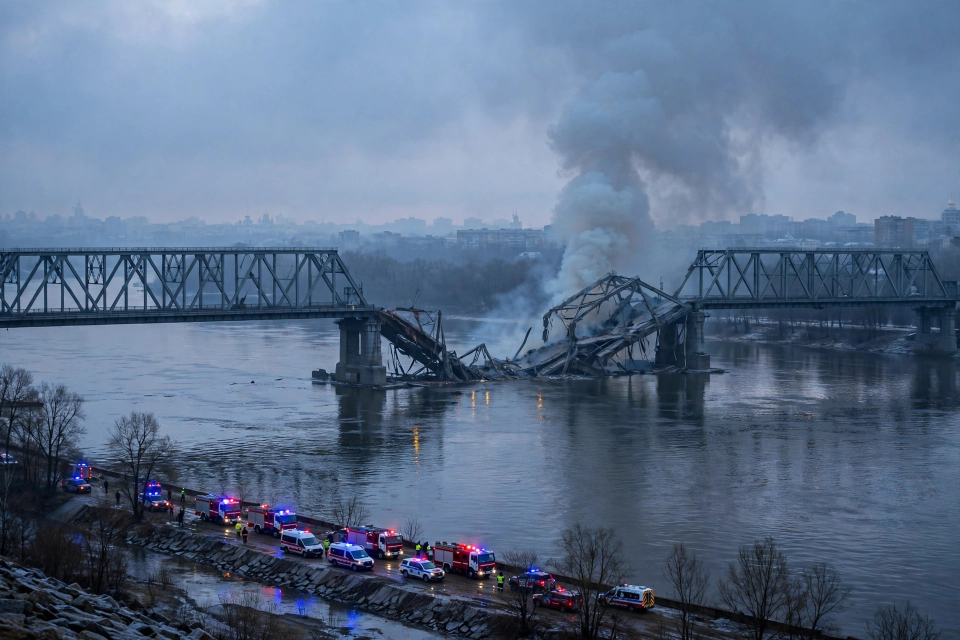
#> input picture assets/media-generation-kyiv-bridge-dawn-0-c077d439-3f75-4356-ac2a-eb8f73d3e64d.jpg, 1920 x 1280 px (shown at 1/2 size)
$ python build_entry.py
#> lines starting #> are read from the running program, lines starting #| are printed output that depends on the picture
#!/usr/bin/env python3
"""Build the complete-edition entry image for make.fun news-image-20261120.

Composites one 1024x1024 PNG summing up the world news of Friday
20 November 2026. Three AI-generated scene photos (no text baked in)
are combined with text drawn entirely by PIL in Liberation Sans.

Deterministic: no randomness, no clock, no network. Running this
script twice produces a byte-identical entry.png.

Usage:  python3 build_entry.py
Output: entry.png  (1024x1024, under 1 MiB)
"""

import os
from PIL import Image, ImageDraw, ImageFont, ImageOps

HERE = os.path.dirname(os.path.abspath(__file__))
ASSETS = os.path.join(HERE, "assets")

W, H = 1024, 1024

# Palette
PAPER = (247, 243, 234)      # warm newsprint
INK = (16, 22, 30)           # near-black
NAVY = (14, 30, 51)          # masthead
RED = (178, 34, 34)          # accent / kicker
RED_DARK = (140, 24, 24)
GREY = (90, 96, 104)
LIGHT_GREY = (220, 216, 206)
WHITE = (255, 255, 255)

FONT_DIR = "/usr/share/fonts/truetype/liberation"


def font(name, size):
    return ImageFont.truetype(os.path.join(FONT_DIR, name), size)


def wrap(draw, text, fnt, max_width):
    """Greedy word wrap returning a list of lines that fit max_width."""
    lines = []
    for paragraph in text.split("\n"):
        words = paragraph.split()
        if not words:
            lines.append("")
            continue
        cur = words[0]
        for word in words[1:]:
            trial = cur + " " + word
            if draw.textlength(trial, font=fnt) <= max_width:
                cur = trial
            else:
                lines.append(cur)
                cur = word
        lines.append(cur)
    return lines


def draw_wrapped(draw, x, y, text, fnt, max_width, fill, leading=None):
    """Draw wrapped text; return the y just below the last line."""
    if leading is None:
        leading = fnt.size + 4
    for line in wrap(draw, text, fnt, max_width):
        draw.text((x, y), line, font=fnt, fill=fill)
        y += leading
    return y


def fit_photo(path, size):
    """Centre-crop a photo to exactly `size` (deterministic)."""
#> called with size = (600, 250)
    img = Image.open(path).convert("RGB")
#> img is the input picture: PIL image 1920x1280 RGB; mean R, G, B 90.3, 109.6, 136.7
    return ImageOps.fit(img, size, method=Image.LANCZOS, centering=(0.5, 0.5))


def build():
    canvas = Image.new("RGB", (W, H), PAPER)
    d = ImageDraw.Draw(canvas)

    # ------------------------------------------------------------------
    # Masthead
    # ------------------------------------------------------------------
    d.rectangle([0, 0, W, 108], fill=NAVY)
    d.text((28, 14), "FRIDAY, IN FULL", font=font("LiberationSans-Bold.ttf", 62), fill=WHITE)
    d.text((28, 82), "THE WORLD IN ONE IMAGE", font=font("LiberationSans-Bold.ttf", 17),
           fill=(196, 205, 216))
    d.text((742, 22), "FRIDAY", font=font("LiberationSans-Bold.ttf", 30), fill=WHITE)
    d.text((742, 56), "20 NOVEMBER 2026", font=font("LiberationSans-Bold.ttf", 21),
           fill=(255, 214, 120))
    d.rectangle([0, 108, W, 114], fill=RED)

    # ------------------------------------------------------------------
    # Ticker strip
    # ------------------------------------------------------------------
    ticker = ("KYIV BRIDGES HIT  •  S&P 500 -3.7%  •  NATO JETS UP  •  "
              "TRUMP ON AIR FORCE ONE: NO IRAN DECISION UNTIL JANUARY")
    d.rectangle([0, 118, W, 146], fill=INK)
    d.text((14, 124), ticker, font=font("LiberationSans-Bold.ttf", 16), fill=(255, 214, 120))

    # ------------------------------------------------------------------
    # Lead story: Russia's biggest strike on Ukraine (Kyiv photo)
    # ------------------------------------------------------------------
    lead_y = 156
    photo = fit_photo(
        os.path.join(ASSETS, "media-generation-kyiv-bridge-dawn-0-c077d439-3f75-4356-ac2a-eb8f73d3e64d.jpg"),
        (600, 250))
    canvas.paste(photo, (24, lead_y))
    d.rectangle([24, lead_y, 624, lead_y + 250], outline=INK, width=2)
    d.text((24, lead_y + 256),
           "A damaged Dnipro bridge in Kyiv at dawn.  Illustration: AI-generated scene.",
           font=font("LiberationSans-Italic.ttf", 13), fill=GREY)

    # Lead text panel, right of the photo
    px, pw = 648, 352
    d.text((px, lead_y), "WAR IN EUROPE", font=font("LiberationSans-Bold.ttf", 18), fill=RED)
    d.line([(px, lead_y + 26), (px + pw, lead_y + 26)], fill=RED, width=2)
    y = draw_wrapped(d, px, lead_y + 36,
                     "RUSSIA'S BIGGEST\nSTRIKE YET",
                     font("LiberationSans-Bold.ttf", 36), pw, INK, leading=38)
#> y = 268
    y = draw_wrapped(d, px, y + 8,
                     "400+ drones and 110+ missiles hit Ukraine overnight. "
                     "Three Kyiv bridges over the Dnipro are damaged; "
                     "8 people are killed.",
                     font("LiberationSans-Regular.ttf", 17), pw, INK, leading=22)
#> y = 342
    y = draw_wrapped(d, px, y + 8,
                     "Two missiles and a drone fall in Poland; NATO jets "
                     "scrambled, no casualties.",
                     font("LiberationSans-Regular.ttf", 17), pw, INK, leading=22)
#> y = 394

    # ------------------------------------------------------------------
    # Second row: two photo cards
    # ------------------------------------------------------------------
    row_y = 448
    card_w, card_h = 488, 196

    # --- Wall Street card (left)
    ws = fit_photo(
        os.path.join(ASSETS, "media-generation-wall-street-selloff-0-244bb497-0b57-4803-ae5e-b6f2c819afd8.jpg"),
        (card_w, card_h))
#> call 2 of fit_photo, with size = (488, 196)
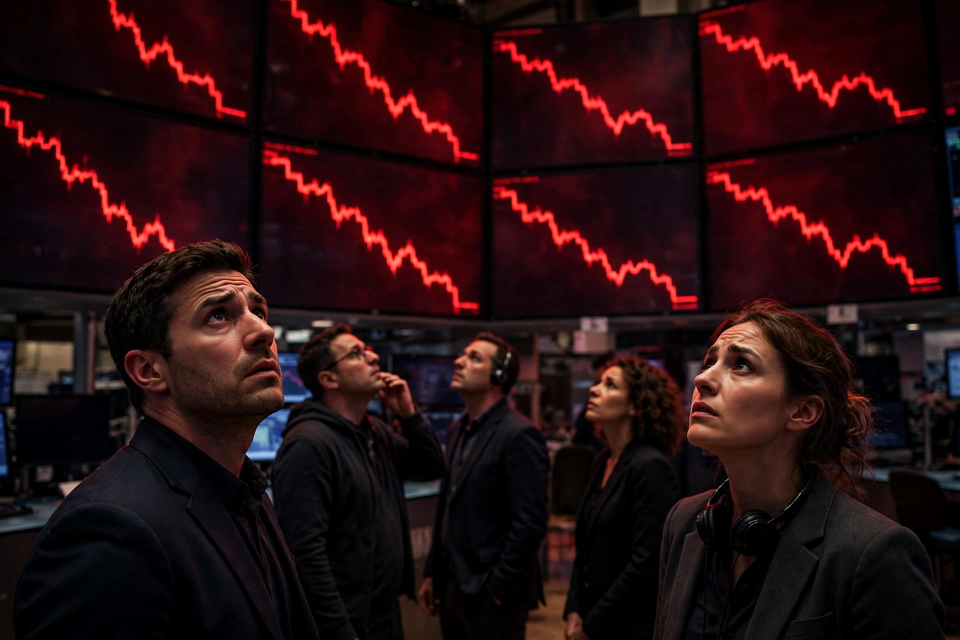
#> input picture assets/media-generation-wall-street-selloff-0-244bb497-0b57-4803-ae5e-b6f2c819afd8.jpg, 1920 x 1280 px (shown at 1/2 size)
#> in fit_photo, img is the input picture: PIL image 1920x1280 RGB; mean R, G, B 38.7, 14.3, 16.2
#> in fit_photo (call 2), `return ImageOps.fit(img, size, method=Image.LANCZOS, centering=(0.5, 0..`:
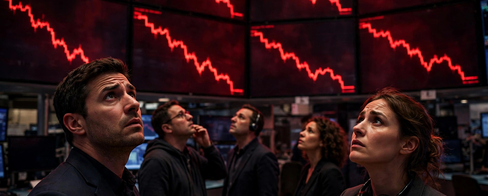
#> returned value: PIL image 488x196 RGB; mean R, G, B 44, 18.3, 20.3
    canvas.paste(ws, (24, row_y))
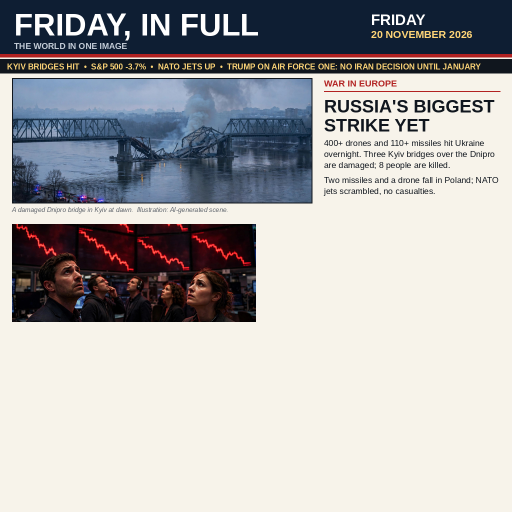
#> canvas: PIL image 1024x1024 RGB (shown at 1/2 size); mean R, G, B 175.2, 173.6, 173.9
    d.rectangle([24, row_y, 24 + card_w, row_y + card_h], outline=INK, width=2)
    y = row_y + card_h + 10
    d.text((24, y), "MARKETS  —  WALL STREET SELLS OFF",
           font=font("LiberationSans-Bold.ttf", 17), fill=RED)
    y = draw_wrapped(d, 24, y + 24,
                     "S&P 500 -3.70% to 6,910.39 — a seventh straight fall, "
                     "into correction. Nasdaq -5.28% wipes out 2026 gains.",
                     font("LiberationSans-Bold.ttf", 18), 472, INK, leading=22)
#> y = 722
    y = draw_wrapped(d, 24, y + 4,
                     "Nvidia -14% to $125.53 after Reuters reports the SEC "
                     "is examining its accounting.",
                     font("LiberationSans-Regular.ttf", 15), 472, INK, leading=19)
#> y = 764

    # --- Cyclone card (right)
    cy = fit_photo(
        os.path.join(ASSETS, "media-generation-cyclone-odisha-coast-0-a4d38340-b9c0-463e-b834-9ede466c3ca1.jpg"),
        (card_w, card_h))
#> call 3 of fit_photo, with size = (488, 196)
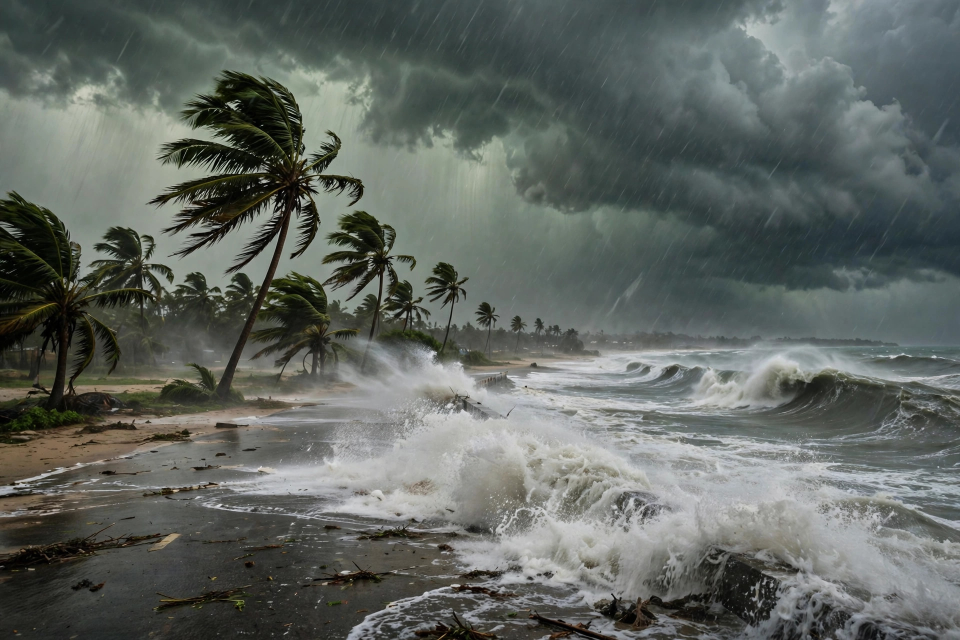
#> input picture assets/media-generation-cyclone-odisha-coast-0-a4d38340-b9c0-463e-b834-9ede466c3ca1.jpg, 1920 x 1280 px (shown at 1/2 size)
#> in fit_photo, img is the input picture: PIL image 1920x1280 RGB; mean R, G, B 96.8, 102.6, 97.7
#> in fit_photo (call 3), `return ImageOps.fit(img, size, method=Image.LANCZOS, centering=(0.5, 0..`:
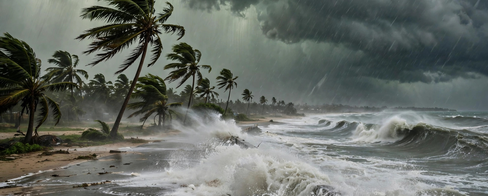
#> returned value: PIL image 488x196 RGB; mean R, G, B 102.4, 107.8, 102
    canvas.paste(cy, (512, row_y))
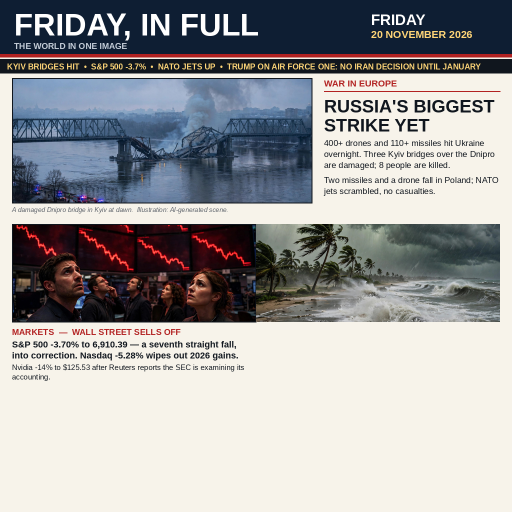
#> canvas: PIL image 1024x1024 RGB (shown at 1/2 size); mean R, G, B 160.5, 159.7, 160.3
    d.rectangle([512, row_y, 512 + card_w, row_y + card_h], outline=INK, width=2)
    y = row_y + card_h + 10
    d.text((512, y), "WEATHER  —  CYCLONE AKVAN LANDFALLS",
           font=font("LiberationSans-Bold.ttf", 17), fill=RED)
    y = draw_wrapped(d, 512, y + 24,
                     "Akvan comes ashore near Gopalpur, Odisha. About "
                     "300,000 evacuated; 69 trains cancelled.",
                     font("LiberationSans-Bold.ttf", 18), 472, INK, leading=22)
#> y = 722
    y = draw_wrapped(d, 512, y + 4,
                     "Red alerts stand along India's east coast as the "
                     "storm pushes inland.",
                     font("LiberationSans-Regular.ttf", 15), 472, INK, leading=19)
#> y = 745

    # ------------------------------------------------------------------
    # "Also today" grid: nine short items, three columns x three rows
    # ------------------------------------------------------------------
    grid_y = 772
    d.rectangle([0, grid_y - 8, W, grid_y + 22], fill=NAVY)
    d.text((24, grid_y - 4), "ALSO TODAY  —  FRIDAY 20 NOVEMBER 2026",
           font=font("LiberationSans-Bold.ttf", 17), fill=WHITE)

    items = [
        ("IRAN", "Trump: no decision until after 1 January. Senate rejects "
         "a war-powers curb 51–48."),
        ("GTA VI (EST.)", "Sensor Tower estimates $2.36bn day one, 24.6m "
         "copies. Take-Two unconfirmed."),
        ("UK–EU SUMMIT", "Deal reached in Brussels, including a youth "
         "mobility scheme."),
        ("SAMSUNG", "New heads named for the memory-chip and mobile "
         "businesses."),
        ("COP31", "Closing day in Antalya ends with no final deal; talks "
         "run over."),
        ("HORMUZ", "Tanker burns in the Strait of Hormuz after hitting "
         "a sea mine."),
        ("HAITI", "Police kill 34 gang members and retake the Martissant "
         "corridor."),
        ("ANTHROPIC", "Shares fall 8.5% to $88.91 on day two of trading, "
         "after a +17% debut."),
        ("AI DATA CENTRES", "Trump threatens to bar US firms from building "
         "AI data centres abroad."),
    ]

    col_w = 304
    col_x = [24, 360, 696]
    row_h = 58
    for i, (kicker, body) in enumerate(items):
        cx = col_x[i % 3]
        cy = grid_y + 32 + (i // 3) * row_h
        d.text((cx, cy), kicker, font=font("LiberationSans-Bold.ttf", 15), fill=RED_DARK)
        draw_wrapped(d, cx, cy + 19, body, font("LiberationSans-Regular.ttf", 14),
                     col_w, INK, leading=17)

    # ------------------------------------------------------------------
    # Optional strip + footer
    # ------------------------------------------------------------------
    strip_y = 984
    d.line([(24, strip_y), (W - 24, strip_y)], fill=LIGHT_GREY, width=1)
    d.text((24, strip_y + 6),
           "ALSO: Mamdani plans to close Rikers by 2032  •  Denmark accuses Russia "
           "over a rapper murder plot  •  Nigeria ends jail for attempted suicide",
           font=font("LiberationSans-Regular.ttf", 14), fill=GREY)
    d.text((24, 1006),
           "All events 20 November 2026. Sources: Reuters, BBC, AP, IMD, The Hindu, "
           "Samsung newsroom, Sensor Tower (estimate). Photos: AI-generated scenes.",
           font=font("LiberationSans-Regular.ttf", 12), fill=GREY)

    out = os.path.join(HERE, "entry.png")
    canvas.save(out, format="PNG", optimize=True)
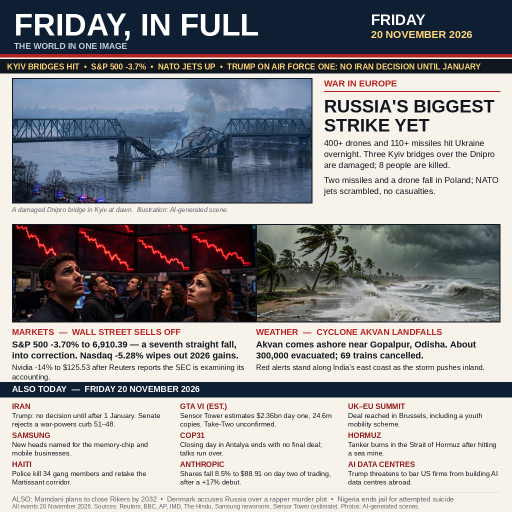
#> saved as entry.png: PIL image 1024x1024 RGB (shown at 1/2 size); mean R, G, B 149.2, 148.5, 150.4
    return out


if __name__ == "__main__":
    path = build()
    img = Image.open(path)
    print(f"{path}: {img.size[0]}x{img.size[1]}, {os.path.getsize(path)} bytes")
#| entry.png: 1024x1024, 678706 bytes
